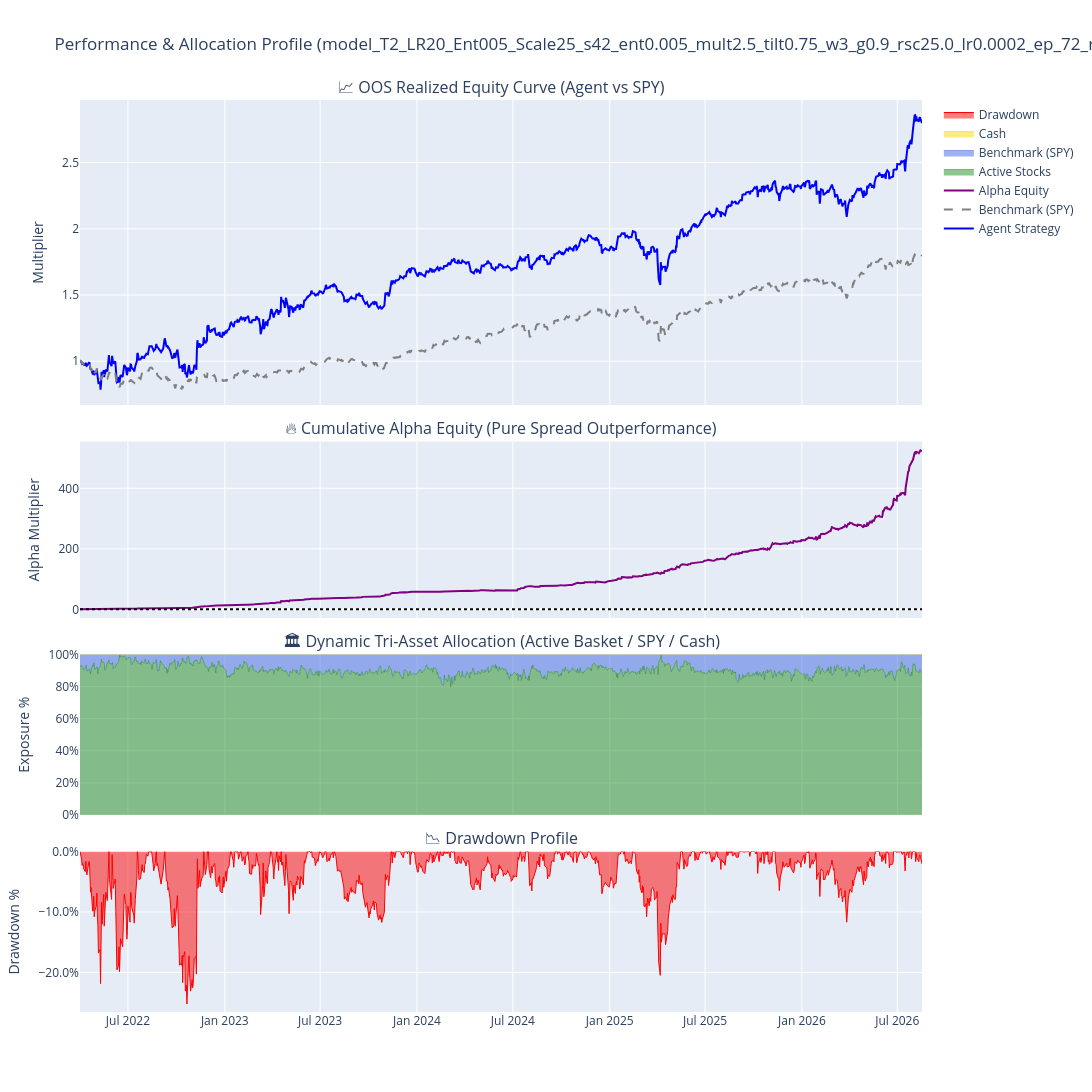

The notebook cell this image was saved under:
### Code cell
# CELL 9: 4-Row Performance & Allocation Timeline
blotter_df["date"] = pd.to_datetime(blotter_df["date"])
blotter_df["Benchmark_Equity"] = (1.0 + blotter_df["bm_daily_simple_ret"]).cumprod()
blotter_df["Peak"] = blotter_df["agent_equity"].cummax()
blotter_df["Drawdown"] = (blotter_df["agent_equity"] / blotter_df["Peak"]) - 1.0

t0_start_date = blotter_df["date"].iloc[0]
t0_row = pd.DataFrame(
    [
        {
            "plot_date": t0_start_date,
            "agent_equity": 1.0,
            "Benchmark_Equity": 1.0,
            "alpha_equity": 1.0,
            "Drawdown": 0.0,
            "weight_active": blotter_df["weight_active"].iloc[0],
            "weight_benchmark": blotter_df["weight_benchmark"].iloc[0],
            "weight_cash": blotter_df["weight_cash"].iloc[0],
        }
    ]
)

realized_series = pd.DataFrame(
    {
        "plot_date": blotter_df["date"],
        "agent_equity": blotter_df["agent_equity"],
        "Benchmark_Equity": blotter_df["Benchmark_Equity"],
        "alpha_equity": blotter_df["alpha_equity"],
        "Drawdown": blotter_df["Drawdown"],
        "weight_active": blotter_df["weight_active"],
        "weight_benchmark": blotter_df["weight_benchmark"],
        "weight_cash": blotter_df["weight_cash"],
    }
)

plot_df = pd.concat([t0_row, realized_series], ignore_index=True)

fig = make_subplots(
    rows=4,
    cols=1,
    shared_xaxes=True,
    vertical_spacing=0.04,
    row_heights=[0.38, 0.22, 0.20, 0.20],
    subplot_titles=(
        f"📈 OOS Realized Equity Curve (Agent vs {benchmark_name})",
        "🔥 Cumulative Alpha Equity (Pure Spread Outperformance)",
        f"🏛️ Dynamic Tri-Asset Allocation (Active Basket / {benchmark_name} / Cash)",
        "📉 Drawdown Profile",
    ),
)

fig.add_trace(
    go.Scatter(
        x=plot_df["plot_date"],
        y=plot_df["agent_equity"],
        mode="lines",
        name="Agent Strategy",
        line=dict(color="blue", width=2),
    ),
    row=1,
    col=1,
)
fig.add_trace(
    go.Scatter(
        x=plot_df["plot_date"],
        y=plot_df["Benchmark_Equity"],
        mode="lines",
        name=f"Benchmark ({benchmark_name})",
        line=dict(color="gray", width=2, dash="dash"),
    ),
    row=1,
    col=1,
)

fig.add_trace(
    go.Scatter(
        x=plot_df["plot_date"],
        y=plot_df["alpha_equity"],
        mode="lines",
        name="Alpha Equity",
        line=dict(color="purple", width=2),
    ),
    row=2,
    col=1,
)
fig.add_hline(y=1.0, line_dash="dot", line_color="black", row=2, col=1)

fig.add_trace(
    go.Scatter(
        x=plot_df["plot_date"],
        y=plot_df["weight_active"],
        mode="lines",
        stackgroup="alloc",
        name="Active Stocks",
        line=dict(color="forestgreen", width=0.5),
    ),
    row=3,
    col=1,
)
fig.add_trace(
    go.Scatter(
        x=plot_df["plot_date"],
        y=plot_df["weight_benchmark"],
        mode="lines",
        stackgroup="alloc",
        name=f"Benchmark ({benchmark_name})",
        line=dict(color="royalblue", width=0.5),
    ),
    row=3,
    col=1,
)
fig.add_trace(
    go.Scatter(
        x=plot_df["plot_date"],
        y=plot_df["weight_cash"],
        mode="lines",
        stackgroup="alloc",
        name="Cash",
        line=dict(color="gold", width=0.5),
    ),
    row=3,
    col=1,
)

fig.add_trace(
    go.Scatter(
        x=plot_df["plot_date"],
        y=plot_df["Drawdown"],
        mode="lines",
        fill="tozeroy",
        name="Drawdown",
        line=dict(color="red", width=1),
    ),
    row=4,
    col=1,
)

fig.update_layout(
    height=1100,
    width=1100,
    hovermode="x unified",
    title_text=f"Performance & Allocation Profile ({target_file})",
)
fig.update_yaxes(title_text="Multiplier", row=1, col=1)
fig.update_yaxes(title_text="Alpha Multiplier", row=2, col=1)
fig.update_yaxes(
    title_text="Exposure %", tickformat=".0%", range=[0, 1.0], row=3, col=1
)
fig.update_yaxes(title_text="Drawdown %", tickformat=".1%", row=4, col=1)
fig.show()

### Figure 1 — Plotly figure (JSON) as saved in the notebook; plotly's stock layout.template omitted (floating-point values rounded to 4 significant figures; data arrays with more than 128 entries replaced by an {"elided": "..."} marker saying what was removed)
{"data": [{"line": {"color": "blue", "width": 2}, "mode": "lines", "name": "Agent Strategy", "type": "scatter", "x": {"elided": "1098 str values"}, "xaxis": "x", "y": {"elided": "1098 float values"}, "yaxis": "y"}, {"line": {"color": "gray", "dash": "dash", "width": 2}, "mode": "lines", "name": "Benchmark (SPY)", "type": "scatter", "x": {"elided": "1098 str values"}, "xaxis": "x", "y": {"elided": "1098 float values"}, "yaxis": "y"}, {"line": {"color": "purple", "width": 2}, "mode": "lines", "name": "Alpha Equity", "type": "scatter", "x": {"elided": "1098 str values"}, "xaxis": "x2", "y": {"elided": "1098 float values"}, "yaxis": "y2"}, {"line": {"color": "forestgreen", "width": 0.5}, "mode": "lines", "name": "Active Stocks", "stackgroup": "alloc", "type": "scatter", "x": {"elided": "1098 str values"}, "xaxis": "x3", "y": {"elided": "1098 float values"}, "yaxis": "y3"}, {"line": {"color": "royalblue", "width": 0.5}, "mode": "lines", "name": "Benchmark (SPY)", "stackgroup": "alloc", "type": "scatter", "x": {"elided": "1098 str values"}, "xaxis": "x3", "y": {"elided": "1098 float values"}, "yaxis": "y3"}, {"line": {"color": "gold", "width": 0.5}, "mode": "lines", "name": "Cash", "stackgroup": "alloc", "type": "scatter", "x": {"elided": "1098 str values"}, "xaxis": "x3", "y": {"elided": "1098 int values"}, "yaxis": "y3"}, {"fill": "tozeroy", "line": {"color": "red", "width": 1}, "mode": "lines", "name": "Drawdown", "type": "scatter", "x": {"elided": "1098 str values"}, "xaxis": "x4", "y": {"elided": "1098 float values"}, "yaxis": "y4"}], "layout": {"annotations": [{"font": {"size": 16}, "showarrow": false, "text": "📈 OOS Realized Equity Curve (Agent vs SPY)", "x": 0.5, "xanchor": "center", "xref": "paper", "y": 1, "yanchor": "bottom", "yref": "paper"}, {"font": {"size": 16}, "showarrow": false, "text": "🔥 Cumulative Alpha Equity (Pure Spread Outperformance)", "x": 0.5, "xanchor": "center", "xref": "paper", "y": 0.6256, "yanchor": "bottom", "yref": "paper"}, {"font": {"size": 16}, "showarrow": false, "text": "🏛️ Dynamic Tri-Asset Allocation (Active Basket / SPY / Cash)", "x": 0.5, "xanchor": "center", "xref": "paper", "y": 0.392, "yanchor": "bottom", "yref": "paper"}, {"font": {"size": 16}, "showarrow": false, "text": "📉 Drawdown Profile", "x": 0.5, "xanchor": "center", "xref": "paper", "y": 0.176, "yanchor": "bottom", "yref": "paper"}], "height": 1100, "hovermode": "x unified", "shapes": [{"line": {"color": "black", "dash": "dot"}, "type": "line", "x0": 0, "x1": 1, "xref": "x2 domain", "y0": 1, "y1": 1, "yref": "y2"}], "title": {"text": "Performance & Allocation Profile (model_T2_LR20_Ent005_Scale25_s42_ent0.005_mult2.5_tilt0.75_w3_g0.9_rsc25.0_lr0.0002_ep_72_rollsh_1.14_valsh_1.12.pt)"}, "width": 1100, "xaxis": {"anchor": "y", "domain": [0, 1], "matches": "x4", "showticklabels": false}, "xaxis2": {"anchor": "y2", "domain": [0, 1], "matches": "x4", "showticklabels": false}, "xaxis3": {"anchor": "y3", "domain": [0, 1], "matches": "x4", "showticklabels": false}, "xaxis4": {"anchor": "y4", "domain": [0, 1]}, "yaxis": {"anchor": "x", "domain": [0.6656, 1], "title": {"text": "Multiplier"}}, "yaxis2": {"anchor": "x2", "domain": [0.432, 0.6256], "title": {"text": "Alpha Multiplier"}}, "yaxis3": {"anchor": "x3", "domain": [0.216, 0.392], "range": [0, 1], "tickformat": ".0%", "title": {"text": "Exposure %"}}, "yaxis4": {"anchor": "x4", "domain": [0, 0.176], "tickformat": ".1%", "title": {"text": "Drawdown %"}}}}
